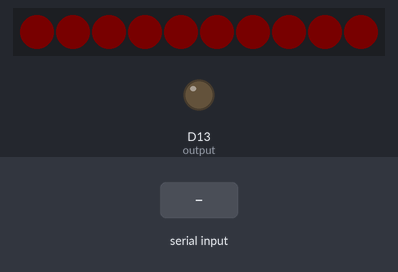
Recording of a sketch running on a simulated Adafruit Circuit Playground Express. Parts: 10 RGB LEDs in strip order, left to right, output pins drawn as LEDs (lit = HIGH). The test bench sets the inputs (shaded band). Dim RGB values are drawn brighter than linear; what the sketch prints to the serial monitor is not drawn.

Above: at 2.1 s.
2.2 s: "b" received over Serial
3.7 s: "c" received over Serial
At 8.2 s:
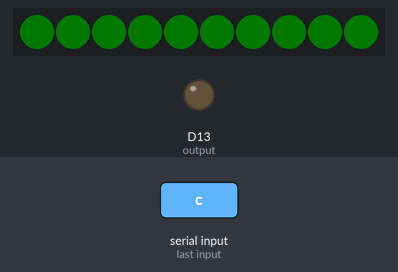
At 12.4 s:
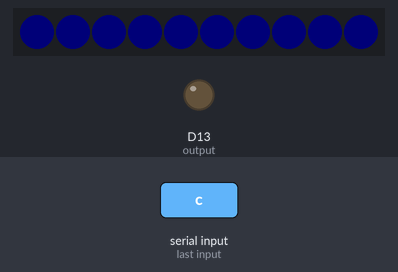
Timing chart, 0 to 13.9 s (numbered marks = the images above; inputs shaded):
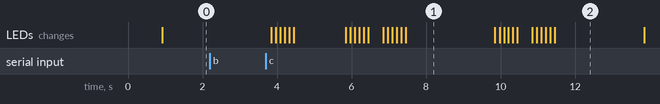

Measured:
- after the input at 2.2 s, every drawn part: stays the same
- after the input at 3.7 s, the LEDs: first change after 0.15 s (image 1 shows a later state)
- what the display in image 1 shows lasts 2.3 s, from 7.5 s to 9.8 s

The sketch:

nfci-ae.ino
```cpp
// Sat Feb 12 13:43:52 UTC 2022
// file nfci-ae.ino

// empty file

// durbah kailte narbox

// older:
// Thu Oct 29 22:23:34 UTC 2020
// Thu Oct 29 20:08:20 UTC 2020
// Thu Oct 29 15:02:39 UTC 2020
// Thu Oct 29 13:41:38 UTC 2020
// Thu Oct 29 02:48:51 UTC 2020
// ../../rainb/btrainb/btrainb.ino

// END.
```

nnfci_sketch.h
```cpp
// extern int slice;
extern char decision;

//END.
```

payload.cpp
```cpp
// Thu Oct 29 15:10:30 UTC 2020
// payload.cpp

#include <Arduino.h>
#include <FastLED.h> // FastLED by Daniel Garcia Version 3.3.3 - downloaded 29 October 2020
#include "nnfci_sketch.h" // for char decision

#define LED_PIN 8 // from human memory .. D8 confirmed.
#define LED_COUNT 10 // the first n RGB pixels to use
// #define BRIGHTNESS  8
// #define BRIGHTNESS  1
#define BRIGHTNESS  127

// HSV tuple:
// byte hue - see below
// how much white is mixed into this color:
#define SATUR 255
#define BRITE 32

// change SLICES to larger value for slower color changing

// #define SLICES 88
#define SLICES 3

// 53 not quite slow enough - bring it down to 3 to see colors strobe wildly.

// #define SLICES  3 // not quite as frantic human-speed panning of color/hue
// #define SLICES  2 // slow enough that it feels like a person could be moving a control lever or knob
// #define SLICES  1 // can almost grow fond of a seen color for a split second
// #define SLICES  0 // begin to see individual hues
// #define SLICES -1 // jumping color strobe
// #define SLICES -2 // steady red

byte rainbowhsv = 0;
byte hue ;
int slice;

CRGB leds[LED_COUNT]; // didn't check the lib to see which variant the CPX would prefer. ;)

void fastLED_setup(void) {
    FastLED.addLeds<WS2812B, LED_PIN, GRB>(leds, LED_COUNT);
    FastLED.setBrightness( BRIGHTNESS );
    FastLED.show();
}

void decrement_hsv(void) {
    if (rainbowhsv < 1) rainbowhsv = 256;
    rainbowhsv--;
}

// 3   >  2
// 2   >  1
// 1   >  0
// 0   >  256 > 255

void increment_slice(void) {
    slice++;
    if (slice == SLICES) {
        decrement_hsv();
    }
    if (slice > SLICES) slice = -1;
}


void payload_a(void) {

    increment_slice();

    for (int i = 0; i < LED_COUNT; i++) {
        hue = i - (rainbowhsv * 2);
        // leds[i] = CHSV(i - (rainbowhsv * 2), SATUR, BRITE);
        leds[i] = CHSV(hue, SATUR, BRITE);
        FastLED.show();
    }
    // FastLED.show();
}

void payload_b(void) { } // nop

void payload_c(void) {
    decision = ' ';
}

void payload(void) {
    if (decision == 'b') {
        payload_b();
        return ;
    }
    if (decision == 'c') {
        payload_c();
        return ;
    }
    payload_a(); // default payload - color wheel
}

//END.
```

nnfci-ae_sketch.cpp
```cpp
#include <Arduino.h>
#include "payload.h"
#define TIME_WEIGHT 1295
#define HEART_BEAT_TIME 333

#define SHOW_BEAT false
#undef SHOW_BEAT
#define SHOW_BEAT true

#define DATE_STAMP "Sat 12 Feb 13:38:26 UTC 2022"

#warning The program expects you to connect via Serial Monitor at runtime.
// the above applies equally to any serial terminal program,
// such as putty, hyperterm, minicom &c.

// it's doing a 'while(!Serial)' loop waiting for this connection,
// and blinks the LED (LED_BUILTIN, often on D13)while waiting.

boolean waiting ;
// int  slice; // time slice
char ch;
char decision; // switcher
int old_time, new_time ;

void reading(void) {
    ch = Serial.read();
    Serial.print(ch);

    // - - - -   - - - -

    if (ch == 'b') {
        decision = 'b';
    }
    if (ch == 'c') {
        decision = 'c';
    }
    ch = ' ' ;
}

void is_command_waiting(void) {
    waiting = false ;
    if (! Serial.available()) {
        waiting = false ;
    } else {
        waiting = true ;
        reading();
    }
}

void payload_time(void) {
    for (volatile int i = TIME_WEIGHT; i > 0; i--) {
    }
    if (SHOW_BEAT) {
        Serial.print(". "); // heart beat
    }
}

void noop(void) { // no op
}

void slower(void) {
    int delta_time;
    new_time = millis();
    delta_time = new_time - old_time ;
    if (delta_time > HEART_BEAT_TIME) {
        old_time = new_time ;
        payload_time();
    } else {
        noop();
    }
}

void activity(void) {
    payload();
}

void print_login_msg(void) {
    Serial.println(" press 'b' to break    or    press 'c' to continue ");
    Serial.println("\n wrt color strobe/changes.");
    Serial.print("\n Revision: ");
    Serial.println(DATE_STAMP);
}

void cpl(int pin) {
    bool state = digitalRead(pin);
    state = !state;
    digitalWrite(pin, state);
}

void blink(void) {
    cpl(LED_BUILTIN);
    delay(50);
    cpl(LED_BUILTIN);
    delay(4400);
}

void setup (void) {
    waiting = false ;
    Serial.begin(115200);
    delay(900);
    pinMode(LED_BUILTIN, 1); // output
    digitalWrite(LED_BUILTIN, 0);
    while(!Serial) {
        blink();
    }
    // delay(5600);
    print_login_msg();

    // - - -   application (payload)   - - -

    fastLED_setup();
}

void loop (void) {
    waiting = false ;
    while (! waiting) {
        activity();
        slower(); // can comment this out
        is_command_waiting();
    }
}

//END.
```

nnfci_sketch.h
```cpp
// extern int slice;
extern char decision;

//END.
```

payload.cpp
```cpp
// Thu Oct 29 15:10:30 UTC 2020
// payload.cpp

#include <Arduino.h>
#include <FastLED.h> // FastLED by Daniel Garcia Version 3.3.3 - downloaded 29 October 2020
#include "nnfci_sketch.h" // for char decision

#define LED_PIN 8 // from human memory .. D8 confirmed.
#define LED_COUNT 10 // the first n RGB pixels to use
// #define BRIGHTNESS  8
// #define BRIGHTNESS  1
#define BRIGHTNESS  127

// HSV tuple:
// byte hue - see below
// how much white is mixed into this color:
#define SATUR 255
#define BRITE 32

// change SLICES to larger value for slower color changing

// #define SLICES 88
#define SLICES 3

// 53 not quite slow enough - bring it down to 3 to see colors strobe wildly.

// #define SLICES  3 // not quite as frantic human-speed panning of color/hue
// #define SLICES  2 // slow enough that it feels like a person could be moving a control lever or knob
// #define SLICES  1 // can almost grow fond of a seen color for a split second
// #define SLICES  0 // begin to see individual hues
// #define SLICES -1 // jumping color strobe
// #define SLICES -2 // steady red

byte rainbowhsv = 0;
byte hue ;
int slice;

CRGB leds[LED_COUNT]; // didn't check the lib to see which variant the CPX would prefer. ;)

void fastLED_setup(void) {
    FastLED.addLeds<WS2812B, LED_PIN, GRB>(leds, LED_COUNT);
    FastLED.setBrightness( BRIGHTNESS );
    FastLED.show();
}

void decrement_hsv(void) {
    if (rainbowhsv < 1) rainbowhsv = 256;
    rainbowhsv--;
}

// 3   >  2
// 2   >  1
// 1   >  0
// 0   >  256 > 255

void increment_slice(void) {
    slice++;
    if (slice == SLICES) {
        decrement_hsv();
    }
    if (slice > SLICES) slice = -1;
}


void payload_a(void) {

    increment_slice();

    for (int i = 0; i < LED_COUNT; i++) {
        hue = i - (rainbowhsv * 2);
        // leds[i] = CHSV(i - (rainbowhsv * 2), SATUR, BRITE);
        leds[i] = CHSV(hue, SATUR, BRITE);
        FastLED.show();
    }
    // FastLED.show();
}

void payload_b(void) { } // nop

void payload_c(void) {
    decision = ' ';
}

void payload(void) {
    if (decision == 'b') {
        payload_b();
        return ;
    }
    if (decision == 'c') {
        payload_c();
        return ;
    }
    payload_a(); // default payload - color wheel
}

//END.
```

payload.h
```cpp
// Thu Oct 29 15:10:30 UTC 2020
// payload.h

extern void fastLED_setup(void);
extern void payload(void);

//END.
```
